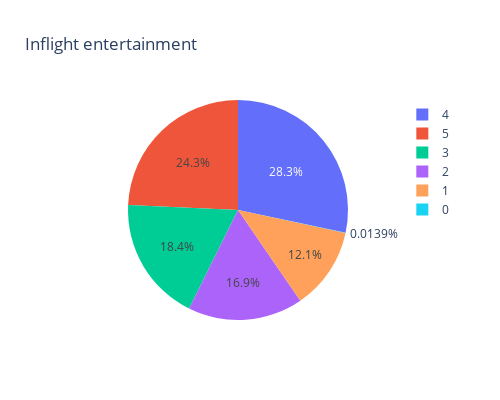

Notebook code cell kept with this figure:
### Markdown cell above
Berdasarkan data di atas, layanan seat comfort mendapat penilaian kepuasan pelanggan dengan skala 4 dari 5 paling banyak dari keseluruhan data penumpang sebesar 30.6%. Dengan detail, pada rating 4 dan 5 ditempati oleh class business dan pada rating 4 cukup banyak dibandingkan seluruh rate di semua class. Dapat disimpulkan tempat duduk di semua class cukup nyaman.

### Code cell
df_inflight_entertainment = df_merge_encoded['Inflight entertainment'].value_counts().reset_index().rename(columns={'count':'Jumlah'})
plot = px.pie(df_inflight_entertainment, values='Jumlah', names=df_inflight_entertainment['Inflight entertainment'], title='Inflight entertainment', height=400, width=500)
plot.show()

### Figure 1 — Plotly figure (JSON) as saved in the notebook; plotly's stock layout.template omitted (floating-point values rounded to 4 significant figures)
{"data": [{"domain": {"x": [0, 1], "y": [0, 1]}, "hovertemplate": "Inflight entertainment=%{label}<br>Jumlah=%{value}<extra></extra>", "labels": [4, 5, 3, 2, 1, 0], "legendgroup": "", "name": "", "showlegend": true, "type": "pie", "values": [36682, 31451, 23805, 21897, 15634, 18]}], "layout": {"height": 400, "legend": {"tracegroupgap": 0}, "title": {"text": "Inflight entertainment"}, "width": 500}}
